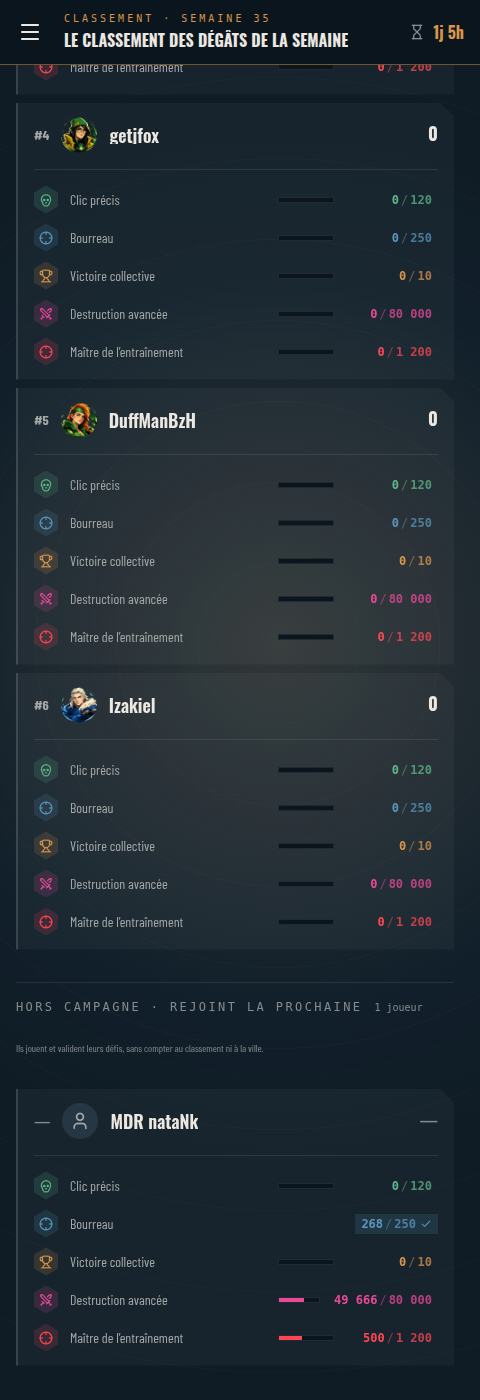
#> input picture leaderboard-mobile-oc.png, 480 x 1400 px, given as the content of the folder ../../leaderboard-mobile-oc.png, which was not available
$ python frame_screens.py ../../leaderboard-mobile-oc.png ../../leaderboard-mobile.png
#> lines starting #> are read from the running program, lines starting #| are printed output that depends on the picture; after the words box and inside, x2 and y2 are one past the last pixel; in counts of white or black regions, pixels touching at a corner belong together; pictures that were not available may be replaced by others from this repository, and a replacement may not be noted
"""Draws a phone around each raw screenshot of shots.mjs, for the README strip.

Usage: python3 -I frame_screens.py <shots out dir> <media dir>
Writes <media dir>/screen-<name>.png for every <name>.png found.
"""

import sys
from pathlib import Path

from PIL import Image, ImageDraw

# Final width, the same as the other apps' screens.
WIDTH = 540

# Bezel thickness and corner radii, outer then screen.
BEZEL = 14
OUTER_RADIUS = 62
SCREEN_RADIUS = 48

# The app's deepest surface, as the phone body.
BODY = (10, 21, 29)

# Corners are drawn this many times larger, then scaled down, for smooth edges.
SUPERSAMPLE = 4


def rounded_mask(width: int, height: int, radius: int) -> Image.Image:
    """An antialiased rounded rectangle, white on black."""
    big = Image.new("L", (width * SUPERSAMPLE, height * SUPERSAMPLE), 0)
    ImageDraw.Draw(big).rounded_rectangle(
        (0, 0, big.width - 1, big.height - 1), radius=radius * SUPERSAMPLE, fill=255
    )
    return big.resize((width, height), Image.LANCZOS)


def frame(shot: Image.Image) -> Image.Image:
    """The screenshot scaled into a phone body, transparent outside its corners."""
    screen_width = WIDTH - 2 * BEZEL
#> screen_width = 512
    screen_height = round(shot.height * screen_width / shot.width)
#> screen_height = 1493
    height = screen_height + 2 * BEZEL
#> height = 1521
    screen = shot.convert("RGB").resize((screen_width, screen_height), Image.LANCZOS)
    phone = Image.new("RGBA", (WIDTH, height), (*BODY, 0))
    phone.paste(Image.new("RGBA", (WIDTH, height), (*BODY, 255)), (0, 0), rounded_mask(WIDTH, height, OUTER_RADIUS))
#> in rounded_mask, `big = Image.new("L", (width * SUPERSAMPLE, height * SUPERSAMPLE), 0)`: big: PIL image 2160x6084 L; every value is 0
#> in rounded_mask, `ImageDraw.Draw(big).rounded_rectangle( (0, 0, big.width - 1, big.heigh..`:
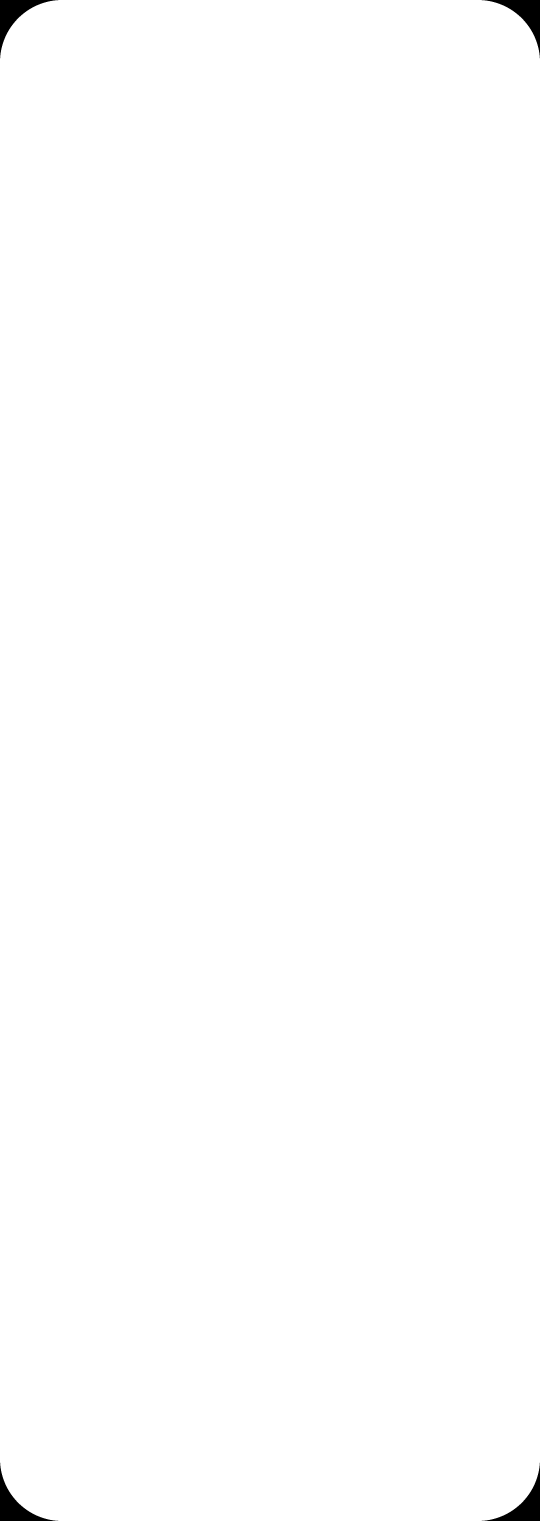
#> big: PIL image 2160x6084 L (shown at 1/4 size); 99.6% white; 4 black regions, box (x1, y1, x2, y2) and area: (0, 0, 233, 233) 13269, (1927, 0, 2160, 233) 13269, (0, 5851, 233, 6084) 13269, (1927, 5851, 2160, 6084) 13269
#> in rounded_mask, `return big.resize((width, height), Image.LANCZOS)`:
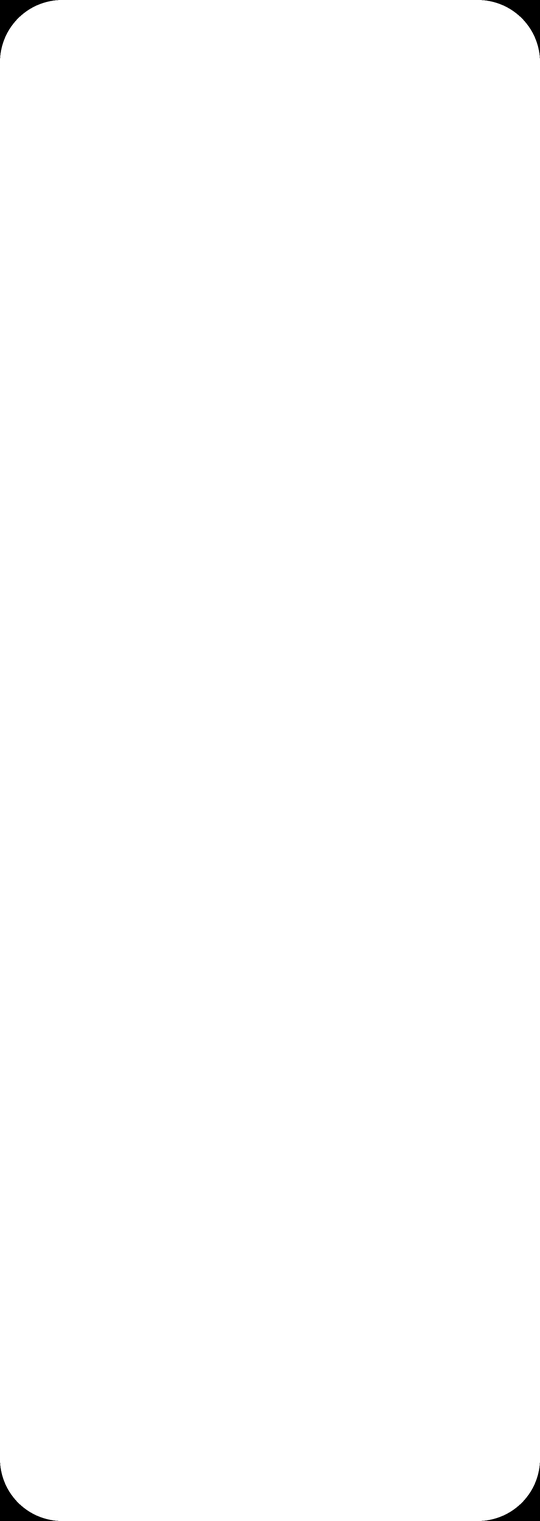
#> returned value: PIL image 540x1521 L; min 0, max 255, mean 254
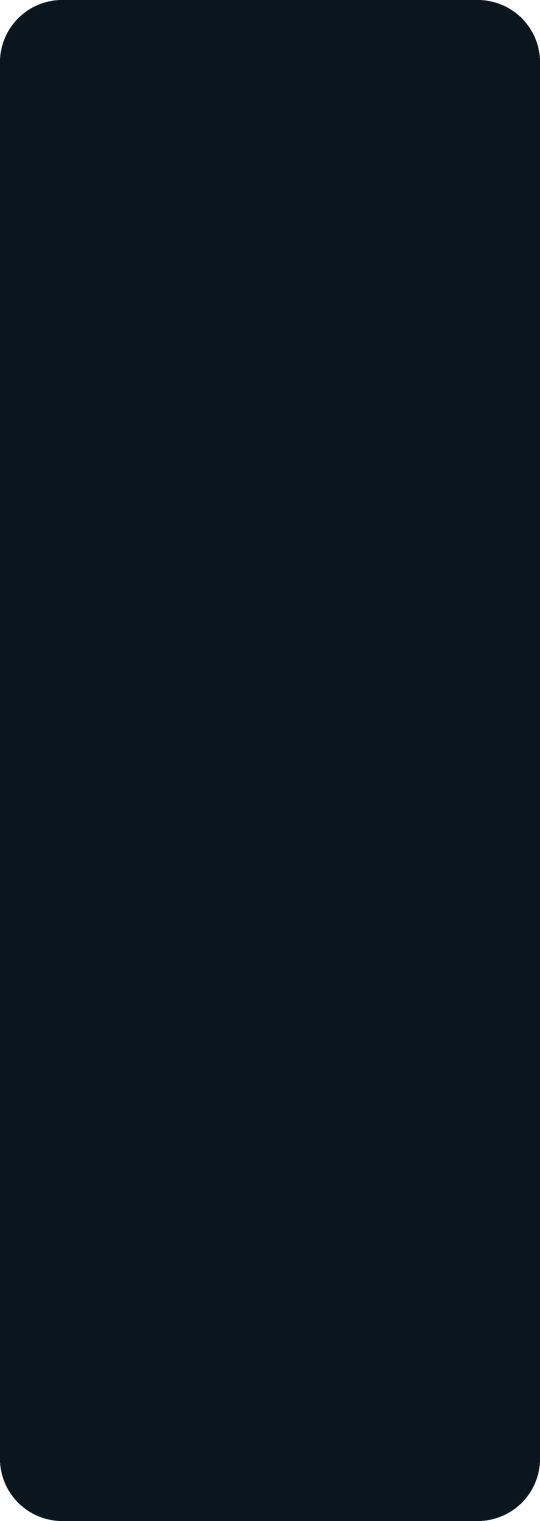
#> phone: PIL image 540x1521 RGBA; mean R, G, B, A 10, 21, 29, 254; transparent parts drawn white
    phone.paste(screen, (BEZEL, BEZEL), rounded_mask(screen_width, screen_height, SCREEN_RADIUS))
#> call 2 of rounded_mask, with width = 512, height = 1493, radius = 48
#> in rounded_mask (call 2), `big = Image.new("L", (width * SUPERSAMPLE, height * SUPERSAMPLE), 0)`: big: PIL image 2048x5972 L; every value is 0
#> in rounded_mask (call 2), `ImageDraw.Draw(big).rounded_rectangle( (0, 0, big.width - 1, big.heigh..`:
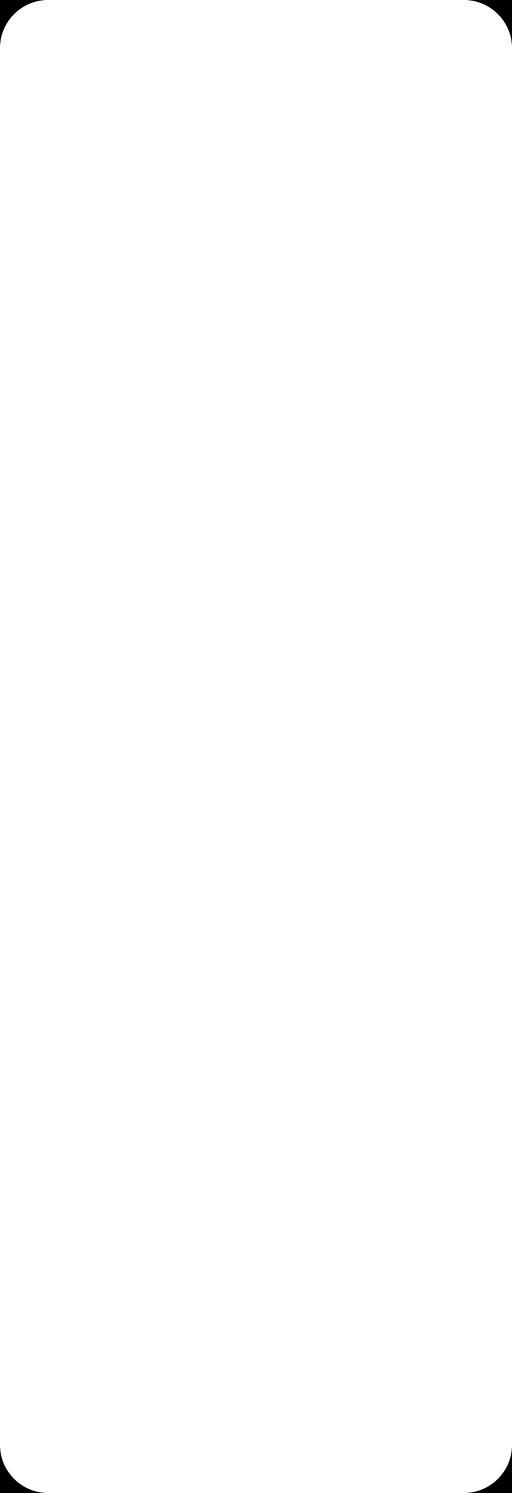
#> big: PIL image 2048x5972 L (shown at 1/4 size); 99.7% white; 4 black regions, box (x1, y1, x2, y2) and area: (0, 0, 179, 179) 7966, (1869, 0, 2048, 179) 7966, (0, 5793, 179, 5972) 7966, (1869, 5793, 2048, 5972) 7966
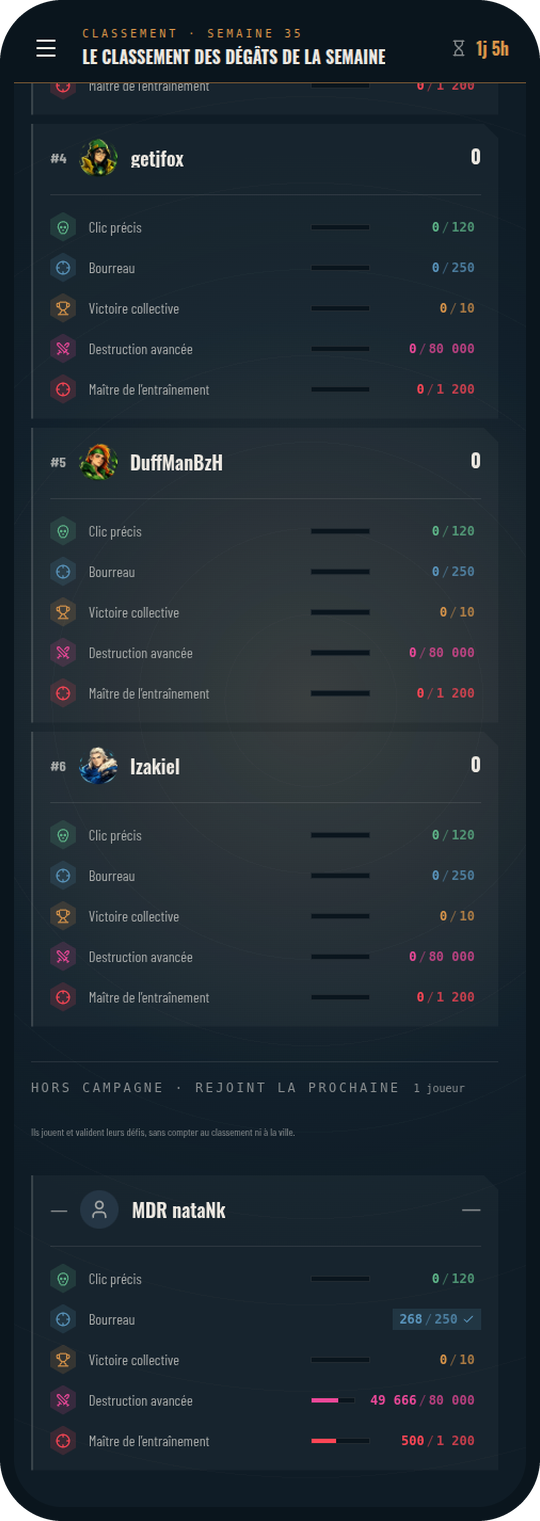
#> phone: PIL image 540x1521 RGBA; mean R, G, B, A 31.1, 42, 49.9, 254; transparent parts drawn white
    return phone


def main(shots_dir: Path, media_dir: Path) -> None:
    """Frames every raw screenshot into the media folder."""
    for shot in sorted(shots_dir.glob("*.png")):
        output = media_dir / f"screen-{shot.stem}.png"
        frame(Image.open(shot)).save(output, optimize=True)
        print(output)


if __name__ == "__main__":
    main(Path(sys.argv[1]), Path(sys.argv[2]))
